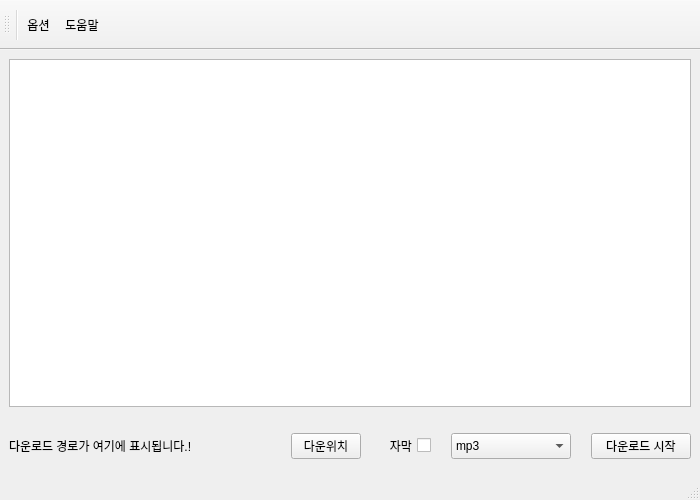
<?xml version="1.0" encoding="UTF-8"?>
<ui version="4.0">
 <class>MainWindow</class>
 <widget class="QMainWindow" name="MainWindow">
  <property name="geometry">
   <rect>
    <x>0</x>
    <y>0</y>
    <width>700</width>
    <height>500</height>
   </rect>
  </property>
  <property name="minimumSize">
   <size>
    <width>700</width>
    <height>500</height>
   </size>
  </property>
  <property name="windowTitle">
   <string>MainWindow</string>
  </property>
  <widget class="QWidget" name="centralwidget">
   <layout class="QVBoxLayout" name="verticalLayout_2">
    <item>
     <layout class="QVBoxLayout" name="verticalLayout">
      <property name="leftMargin">
       <number>0</number>
      </property>
      <item>
       <layout class="QHBoxLayout" name="horizontalLayout_2" stretch="0">
        <property name="spacing">
         <number>6</number>
        </property>
        <property name="leftMargin">
         <number>0</number>
        </property>
        <property name="topMargin">
         <number>0</number>
        </property>
        <property name="rightMargin">
         <number>0</number>
        </property>
        <property name="bottomMargin">
         <number>10</number>
        </property>
        <item>
         <widget class="QTextEdit" name="text_url">
          <property name="toolTip">
           <string>여기에 다운받을 영상의 url을 복사하여 붙여넣으세요.</string>
          </property>
          <property name="whatsThis">
           <string/>
          </property>
          <property name="inputMethodHints">
           <set>Qt::ImhMultiLine</set>
          </property>
         </widget>
        </item>
       </layout>
      </item>
      <item>
       <layout class="QHBoxLayout" name="horizontalLayout" stretch="0,0,0,0,0">
        <property name="spacing">
         <number>20</number>
        </property>
        <property name="leftMargin">
         <number>0</number>
        </property>
        <property name="topMargin">
         <number>10</number>
        </property>
        <property name="rightMargin">
         <number>0</number>
        </property>
        <property name="bottomMargin">
         <number>10</number>
        </property>
        <item>
         <widget class="QLabel" name="label_location">
          <property name="minimumSize">
           <size>
            <width>300</width>
            <height>25</height>
           </size>
          </property>
          <property name="text">
           <string>다운로드 경로가 여기에 표시됩니다.!</string>
          </property>
         </widget>
        </item>
        <item>
         <widget class="QPushButton" name="btn_location">
          <property name="sizePolicy">
           <sizepolicy hsizetype="Fixed" vsizetype="Fixed">
            <horstretch>0</horstretch>
            <verstretch>0</verstretch>
           </sizepolicy>
          </property>
          <property name="minimumSize">
           <size>
            <width>70</width>
            <height>25</height>
           </size>
          </property>
          <property name="maximumSize">
           <size>
            <width>70</width>
            <height>16777215</height>
           </size>
          </property>
          <property name="text">
           <string>다운위치</string>
          </property>
         </widget>
        </item>
        <item>
         <widget class="QCheckBox" name="chbx_subtitle">
          <property name="sizePolicy">
           <sizepolicy hsizetype="Minimum" vsizetype="Fixed">
            <horstretch>0</horstretch>
            <verstretch>0</verstretch>
           </sizepolicy>
          </property>
          <property name="minimumSize">
           <size>
            <width>50</width>
            <height>25</height>
           </size>
          </property>
          <property name="maximumSize">
           <size>
            <width>50</width>
            <height>16777215</height>
           </size>
          </property>
          <property name="layoutDirection">
           <enum>Qt::RightToLeft</enum>
          </property>
          <property name="text">
           <string>자막</string>
          </property>
         </widget>
        </item>
        <item>
         <widget class="QComboBox" name="cmbx_format">
          <property name="sizePolicy">
           <sizepolicy hsizetype="Expanding" vsizetype="Preferred">
            <horstretch>10</horstretch>
            <verstretch>0</verstretch>
           </sizepolicy>
          </property>
          <property name="minimumSize">
           <size>
            <width>120</width>
            <height>25</height>
           </size>
          </property>
          <property name="maximumSize">
           <size>
            <width>16777215</width>
            <height>16777215</height>
           </size>
          </property>
          <property name="sizeIncrement">
           <size>
            <width>10</width>
            <height>0</height>
           </size>
          </property>
          <property name="baseSize">
           <size>
            <width>20</width>
            <height>0</height>
           </size>
          </property>
          <property name="layoutDirection">
           <enum>Qt::LeftToRight</enum>
          </property>
          <property name="autoFillBackground">
           <bool>false</bool>
          </property>
          <item>
           <property name="text">
            <string>mp3</string>
           </property>
          </item>
          <item>
           <property name="text">
            <string>mp4</string>
           </property>
          </item>
          <item>
           <property name="text">
            <string>mkv[고화질]</string>
           </property>
          </item>
          <item>
           <property name="text">
            <string>일반화질</string>
           </property>
          </item>
          <item>
           <property name="text">
            <string>고화질</string>
           </property>
          </item>
          <item>
           <property name="text">
            <string>저화질</string>
           </property>
          </item>
         </widget>
        </item>
        <item>
         <widget class="QPushButton" name="btn_download">
          <property name="minimumSize">
           <size>
            <width>100</width>
            <height>25</height>
           </size>
          </property>
          <property name="maximumSize">
           <size>
            <width>100</width>
            <height>16777215</height>
           </size>
          </property>
          <property name="text">
           <string>다운로드 시작</string>
          </property>
         </widget>
        </item>
       </layout>
      </item>
     </layout>
    </item>
   </layout>
  </widget>
  <widget class="QToolBar" name="toolBar">
   <property name="minimumSize">
    <size>
     <width>700</width>
     <height>50</height>
    </size>
   </property>
   <property name="windowTitle">
    <string>toolBar</string>
   </property>
   <property name="inputMethodHints">
    <set>Qt::ImhNone</set>
   </property>
   <attribute name="toolBarArea">
    <enum>TopToolBarArea</enum>
   </attribute>
   <attribute name="toolBarBreak">
    <bool>false</bool>
   </attribute>
   <addaction name="separator"/>
   <addaction name="option"/>
   <addaction name="help"/>
  </widget>
  <widget class="QStatusBar" name="statusBar"/>
  <action name="option">
   <property name="text">
    <string>옵션</string>
   </property>
  </action>
  <action name="help">
   <property name="text">
    <string>도움말</string>
   </property>
  </action>
 </widget>
 <resources/>
 <connections>
  <connection>
   <sender>btn_download</sender>
   <signal>clicked()</signal>
   <receiver>MainWindow</receiver>
   <slot>btn_down_clicked()</slot>
   <hints>
    <hint type="sourcelabel">
     <x>609</x>
     <y>466</y>
    </hint>
    <hint type="destinationlabel">
     <x>607</x>
     <y>494</y>
    </hint>
   </hints>
  </connection>
  <connection>
   <sender>cmbx_format</sender>
   <signal>currentIndexChanged(QString)</signal>
   <receiver>MainWindow</receiver>
   <slot>cmbx_format_choiced()</slot>
   <hints>
    <hint type="sourcelabel">
     <x>575</x>
     <y>480</y>
    </hint>
    <hint type="destinationlabel">
     <x>395</x>
     <y>482</y>
    </hint>
   </hints>
  </connection>
  <connection>
   <sender>chbx_subtitle</sender>
   <signal>toggled(bool)</signal>
   <receiver>MainWindow</receiver>
   <slot>chbx_sub_clicked()</slot>
   <hints>
    <hint type="sourcelabel">
     <x>447</x>
     <y>476</y>
    </hint>
    <hint type="destinationlabel">
     <x>358</x>
     <y>500</y>
    </hint>
   </hints>
  </connection>
  <connection>
   <sender>btn_location</sender>
   <signal>clicked()</signal>
   <receiver>MainWindow</receiver>
   <slot>btn_loc_clicked()</slot>
   <hints>
    <hint type="sourcelabel">
     <x>362</x>
     <y>457</y>
    </hint>
    <hint type="destinationlabel">
     <x>360</x>
     <y>444</y>
    </hint>
   </hints>
  </connection>
 </connections>
 <slots>
  <slot>btn_loc_clicked()</slot>
  <slot>btn_down_clicked()</slot>
  <slot>cmbx_format_choiced()</slot>
  <slot>chbx_sub_clicked()</slot>
  <slot>text_url_input()</slot>
  <slot>tbr_help_clicked()</slot>
  <slot>tbr_opt_clicked()</slot>
  <slot>func_exit()</slot>
 </slots>
</ui>
